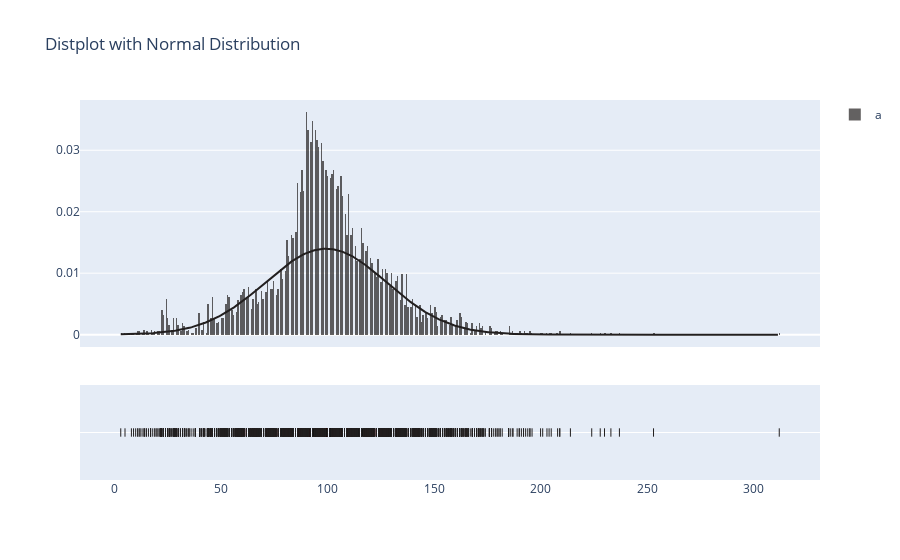

The cell this chart's notebook holds for it:
### Code cell
import plotly.figure_factory as ff
x1 = d2['duration'].fillna(0.0).astype(float)
fig = ff.create_distplot([x1], ['a'], bin_size=0.7, curve_type='normal', colors=["#221f1f"])
fig.update_layout(title_text='Distplot with Normal Distribution')
fig.show()

### Figure 1 — Plotly figure (JSON) as saved in the notebook; plotly's stock layout.template omitted (floating-point values rounded to 4 significant figures; data arrays with more than 128 entries replaced by an {"elided": "..."} marker saying what was removed)
{"data": [{"autobinx": false, "histnorm": "probability density", "legendgroup": "a", "marker": {"color": "#221f1f"}, "name": "a", "opacity": 0.7, "type": "histogram", "x": {"elided": "5372 int values"}, "xaxis": "x", "xbins": {"end": 312, "size": 0.7, "start": 3}, "yaxis": "y"}, {"legendgroup": "a", "marker": {"color": "#221f1f"}, "mode": "lines", "name": "a", "showlegend": false, "type": "scatter", "x": {"elided": "500 float values"}, "xaxis": "x", "y": {"elided": "500 float values"}, "yaxis": "y"}, {"legendgroup": "a", "marker": {"color": "#221f1f", "symbol": "line-ns-open"}, "mode": "markers", "name": "a", "showlegend": false, "type": "scatter", "x": {"elided": "5372 int values"}, "xaxis": "x", "y": {"elided": "5372 str values"}, "yaxis": "y2"}], "layout": {"barmode": "overlay", "hovermode": "closest", "legend": {"traceorder": "reversed"}, "title": {"text": "Distplot with Normal Distribution"}, "xaxis": {"anchor": "y2", "domain": [0, 1], "zeroline": false}, "yaxis": {"anchor": "free", "domain": [0.35, 1], "position": 0}, "yaxis2": {"anchor": "x", "domain": [0, 0.25], "dtick": 1, "showticklabels": false}}}
